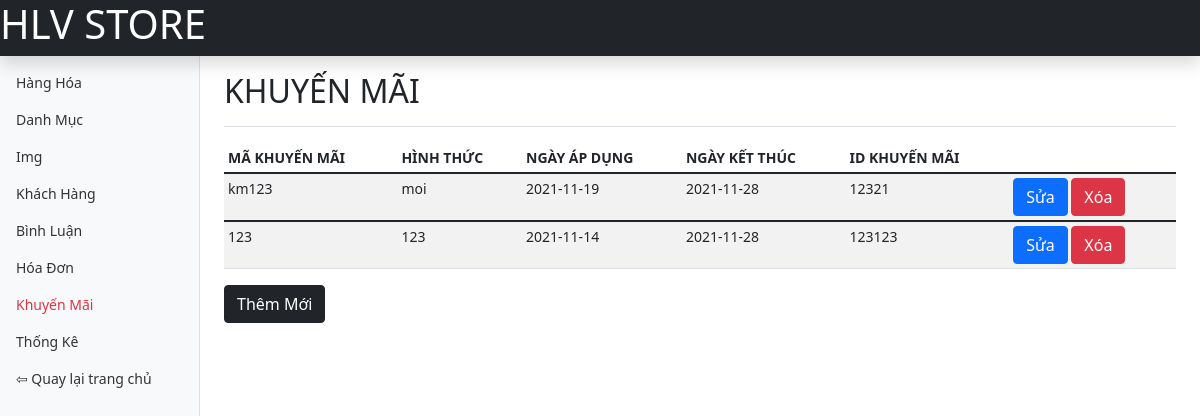
/admin/khuyen-mai/index.php, run on the app's committed database.
### tables this page shows
CREATE TABLE `khuyen_mai` (
  `ma_km` varchar(20) NOT NULL,
  `hinh_thuc` varchar(100) NOT NULL,
  `ngay_ap_dung` date NOT NULL,
  `ngay_ket_thuc` date NOT NULL,
  `id_km` int(11) NOT NULL
);

### admin/khuyen-mai/index.php (called while the page is built)
<?php
require "list.php";
?>

### dao/pdo.php (called while the page is built, shortened)
<?php
function pdo_get_connection(){
    $servername = "localhost";
    $username = "root";
    $password = "";
    try{
        $conn = new PDO("mysql:host=$servername;dbname=hlvstore", $username, $password);
        $conn->setAttribute(PDO::ATTR_ERRMODE, PDO::ERRMODE_EXCEPTION);
        return $conn;
    } catch(PDOException $e) {
        echo "lỗi kết nối" . $e->getMessage();
    }
}
    function pdo_query($sql){
        $sql_args = array_slice(func_get_args(), 1);
        try{
            $conn = pdo_get_connection();
            $stmt = $conn->prepare($sql);
            $stmt->execute($sql_args);
            $rows = $stmt->fetchAll();
            return $rows;
        }
        catch(PDOException $e){
            throw $e;
        }
        finally{
            unset($conn);
        }
    }
?>

### dao/khuyen-mai.php (called while the page is built, shortened)
<?php
require_once 'pdo.php';
function khuyen_mai_selectall(){
    $sql="select * from khuyen_mai order by ma_km DESC";
    return pdo_query($sql);
}
?>

### admin/khuyen-mai/list.php (the view, shortened to what this page needs)
<?php
require "../../dao/pdo.php";
require "../../dao/khuyen-mai.php";
    $ds_khuyen_mai=khuyen_mai_selectall();
?>
<!doctype html>
<html lang="en">
  <head>
    <link href="../../css/assets/dist/css/bootstrap.min.css" rel="stylesheet">
    <link href="../../css/assets/dashboard.css" rel="stylesheet">
  </head>
  <body>
<header class="navbar navbar-dark sticky-top bg-dark flex-md-nowrap p-0 shadow">
  <h1 style="color: white;">HLV STORE</h1>
</header>
<div class="container-fluid">
  <div class="row">
    <nav id="sidebarMenu" class="col-md-3 col-lg-2 d-md-block bg-light sidebar collapse">
      <div class="position-sticky pt-3">
        <ul class="nav flex-column">
          <li class="nav-item">
            <a class="nav-link" href="../hang-hoa/list.php">
              Hàng Hóa
            </a>
          </li>
          <li class="nav-item">
            <a class="nav-link" href="../danh-muc/list.php">
              Danh Mục
            </a>
          </li>
          <li class="nav-item">
            <a class="nav-link" href="../img/list.php">
              Img
            </a>
          </li>
          <li class="nav-item">
            <a class="nav-link" href="../khach-hang/list.php">
              Khách Hàng
            </a>
          </li>
          <li class="nav-item">
            <a class="nav-link" href="../binh-luan/list.php">
              Bình Luận
            </a>
          </li>
          <li class="nav-item">
            <a class="nav-link" href="../hoa-don/list.php">
              Hóa Đơn
            </a>
          </li>
          <li class="nav-item">
            <a class="nav-link text-danger" href="#">
              Khuyến Mãi
            </a>
          </li>
          <li class="nav-item">
            <a class="nav-link" href="../thong-ke/list.php">
              Thống Kê
            </a>
          </li>
          <li class="nav-item">
            <a class="nav-link" href="../index.php">
            ⇦ Quay lại trang chủ
            </a>
          </li>
        </ul>
      </div>
    </nav>
    <main class="col-md-9 ms-sm-auto col-lg-10 px-md-4">
      <div class="d-flex justify-content-between flex-wrap flex-md-nowrap align-items-center pt-3 pb-2 mb-3 border-bottom">
        <h2>KHUYẾN MÃI</h2>
      </div>
      <div class="table-responsive">
        <table class="table table-striped table-sm">
          <thead>
            <tr>
              <th scope="col">MÃ KHUYẾN MÃI</th>
              <th scope="col">HÌNH THỨC</th>
              <th scope="col">NGÀY ÁP DỤNG</th>
              <th scope="col">NGÀY KẾT THÚC</th>
              <th scope="col">ID KHUYẾN MÃI</th>
            </tr>
          </thead>
          <?php
                foreach($ds_khuyen_mai as $khuyen_mai){
                    extract($khuyen_mai);
                    $del_link="list.php?ma_km=".$ma_km;
                    $edit_link="edit.php?ma_km=".$ma_km;
            ?>
            <tbody>
                <tr>
                <td><?php echo $ma_km?></td>
                <td><?php echo $hinh_thuc?></td>
                <td><?php echo $ngay_ap_dung?></td>
                <td><?php echo $ngay_ket_thuc?></td>
                <td><?php echo $id_km?></td>
                <td>
                <a href="<?php echo $edit_link?>"><button class="btn btn-primary">Sửa</button></a>
                    <a href="<?php echo $del_link?>"><button class="btn btn-danger">Xóa</button></a>
                </td>
                </tr>
            </tbody>
            <?php
                }
            ?>
        </table>
        <a href="new.php"><button class="btn btn-dark">Thêm Mới</button></a>
      </div>
    </main>
  </div>
</div>
  </body>
</html>

### css/assets/dashboard.css (style rules this page uses)
body { font-size: .875rem; }
.sidebar { position: fixed; top: 0; bottom: 0; left: 0; z-index: 100; padding: 48px 0 0; box-shadow: inset -1px 0 0 rgba(0, 0, 0, .1); }
.sidebar .nav-link { font-weight: 500; color: #333; }

### data on the page
khuyen_mai: ma_km "km123", hinh_thuc "moi", ngay_ap_dung "2021-11-19", ngay_ket_thuc "2021-11-28", id_km "12321"
khuyen_mai: ma_km "123", hinh_thuc "123", ngay_ap_dung "2021-11-14", ngay_ket_thuc "2021-11-28", id_km "123123"
